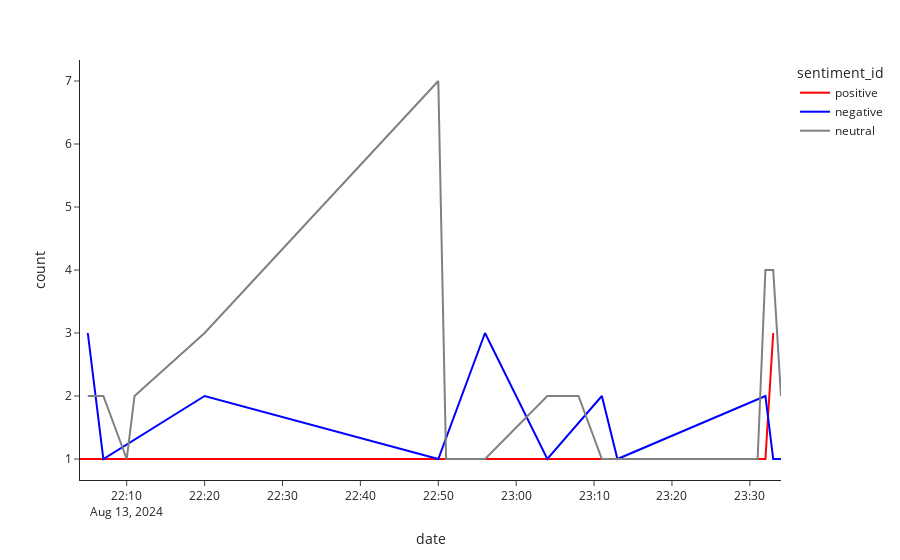

Notebook source saved alongside this figure:
### Code cell
import plotly.express as px

fig = px.line(df_count,
                  x='date',
                  y='count',
                  color='sentiment_id',
                  template='simple_white',
                  color_discrete_map={'positive': 'red',
                                      'neutral': 'grey',
                                      'negative': 'blue'})

fig.show()

### Figure 1 — Plotly figure (JSON) as saved in the notebook; plotly's stock layout.template omitted (floating-point values rounded to 4 significant figures)
{"data": [{"hovertemplate": "sentiment_id=positive<br>date=%{x}<br>count=%{y}<extra></extra>", "legendgroup": "positive", "line": {"color": "red", "dash": "solid"}, "marker": {"symbol": "circle"}, "mode": "lines", "name": "positive", "orientation": "v", "showlegend": true, "type": "scatter", "x": ["2024-08-13T22:04:00", "2024-08-13T22:05:00", "2024-08-13T22:07:00", "2024-08-13T22:11:00", "2024-08-13T23:12:00", "2024-08-13T23:32:00", "2024-08-13T23:33:00"], "xaxis": "x", "y": [1, 1, 1, 1, 1, 1, 3], "yaxis": "y"}, {"hovertemplate": "sentiment_id=negative<br>date=%{x}<br>count=%{y}<extra></extra>", "legendgroup": "negative", "line": {"color": "blue", "dash": "solid"}, "marker": {"symbol": "circle"}, "mode": "lines", "name": "negative", "orientation": "v", "showlegend": true, "type": "scatter", "x": ["2024-08-13T22:05:00", "2024-08-13T22:07:00", "2024-08-13T22:20:00", "2024-08-13T22:50:00", "2024-08-13T22:56:00", "2024-08-13T23:04:00", "2024-08-13T23:11:00", "2024-08-13T23:13:00", "2024-08-13T23:32:00", "2024-08-13T23:33:00", "2024-08-13T23:34:00"], "xaxis": "x", "y": [3, 1, 2, 1, 3, 1, 2, 1, 2, 1, 1], "yaxis": "y"}, {"hovertemplate": "sentiment_id=neutral<br>date=%{x}<br>count=%{y}<extra></extra>", "legendgroup": "neutral", "line": {"color": "grey", "dash": "solid"}, "marker": {"symbol": "circle"}, "mode": "lines", "name": "neutral", "orientation": "v", "showlegend": true, "type": "scatter", "x": ["2024-08-13T22:05:00", "2024-08-13T22:07:00", "2024-08-13T22:10:00", "2024-08-13T22:11:00", "2024-08-13T22:20:00", "2024-08-13T22:50:00", "2024-08-13T22:51:00", "2024-08-13T22:56:00", "2024-08-13T23:04:00", "2024-08-13T23:08:00", "2024-08-13T23:11:00", "2024-08-13T23:31:00", "2024-08-13T23:32:00", "2024-08-13T23:33:00", "2024-08-13T23:34:00"], "xaxis": "x", "y": [2, 2, 1, 2, 3, 7, 1, 1, 2, 2, 1, 1, 4, 4, 2], "yaxis": "y"}], "layout": {"legend": {"title": {"text": "sentiment_id"}, "tracegroupgap": 0}, "margin": {"t": 60}, "xaxis": {"anchor": "y", "domain": [0, 1], "title": {"text": "date"}}, "yaxis": {"anchor": "x", "domain": [0, 1], "title": {"text": "count"}}}}
